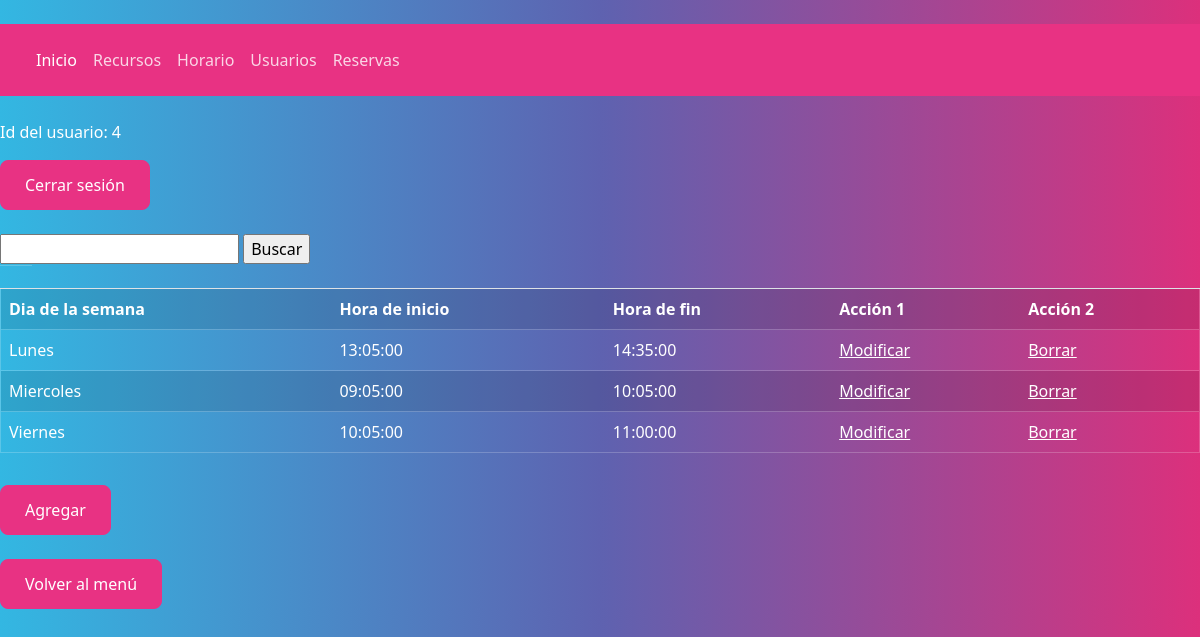
The app's page /index.php?action=showAllTimeSlots&controller=controllerTimeSlot (signed in), older data.
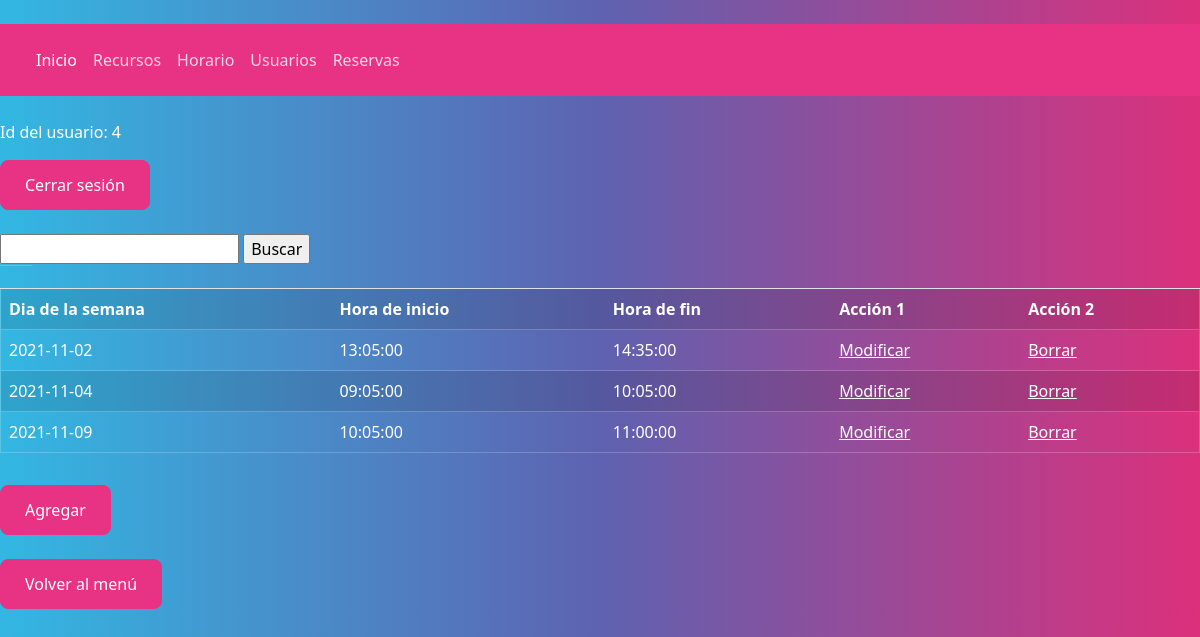
The same page, newer data.
### tables this page shows
CREATE TABLE timeslot (
    id INT UNSIGNED AUTO_INCREMENT PRIMARY KEY,
    day_of_week VARCHAR(10) NOT NULL,
    start_time TIME NOT NULL,
    end_time TIME NOT NULL
);

### models/db.php (called while the page is built, shortened)
<?php
class DB
{
    private static $connection;
    public static function createConnection()
    {
        DB::$connection = new mysqli(Config::$server, Config::$user, Config::$psw, Config::$dbname);
        if (DB::$connection->connect_errno) return false;
        else return true;
    }
    public static function dataQuery($sql)
    {
        $res = self::$connection->query($sql);
        $resArray = array();
        if ($res->num_rows > 0) {
            while ($row = $res->fetch_array()) {
                $resArray[] = $row;
            }
        } else {
            $resArray = null;
        }
        return $resArray;
    }
}

### models/timeSlot.php (called while the page is built, shortened)
<?php
include_once("db.php");
class TimeSlot
{
    public function queryAll()
    {
        $result = DB::dataQuery("SELECT * FROM timeslot");
        if (count($result) > 0)
            return $result;
        else
            return null;
    }
}

### views/timeslot/showTimeSlots.php (the view, shortened to what this page needs)
<?php
$query = $data[2];
echo "<form action='index.php'>
<input type='hidden' name='action' value='buscarTimeSlot'>
<input type='search' name='textoBusqueda'>
<input type='submit' value='Buscar'>
</form><br>";
echo "<table border ='1' class='table table-striped'>
<tr>
<th scope='col'>Dia de la semana</th>
<th scope='col'>Hora de inicio</th>
<th scope='col'>Hora de fin</th>
<th scope='col'>Acción 1</th>
<th scope='col'>Acción 2</th>
</tr>";
foreach ($query as $row) {
    echo "<tr>";
    echo "<td>" . $row['day_of_week'] . "</td>";
    echo "<td>" . $row['start_time'] . "</td>";
    echo "<td>" . $row['end_time'] . "</td>";
    echo "<td><a href='index.php?action=formularioModifyTimeSlot&controller=controllerTimeSlot&id=" . $row['id'] . "'>Modificar</a></td>";
    echo "<td><a href='index.php?action=deleteTimeSlot&controller=controllerTimeSlot&id=" . $row['id'] . "'>Borrar</a></td>";
    echo "</tr>";
}
echo "</table>";
echo "<button class='btn btn-primary' onclick=\"window.location.href='index.php?action=formularioCrearTimeSlot&controller=controllerTimeSlot';\">Agregar</button>";

Row changes from the older to the newer data that the page shows:
changed timeslot (number 1 of 3 on the later page): day_of_week "Lunes" → "2021-11-02"
changed timeslot (number 2 of 3 on the later page): day_of_week "Miercoles" → "2021-11-04"
changed timeslot (number 3 of 3 on the later page): day_of_week "Viernes" → "2021-11-09"
